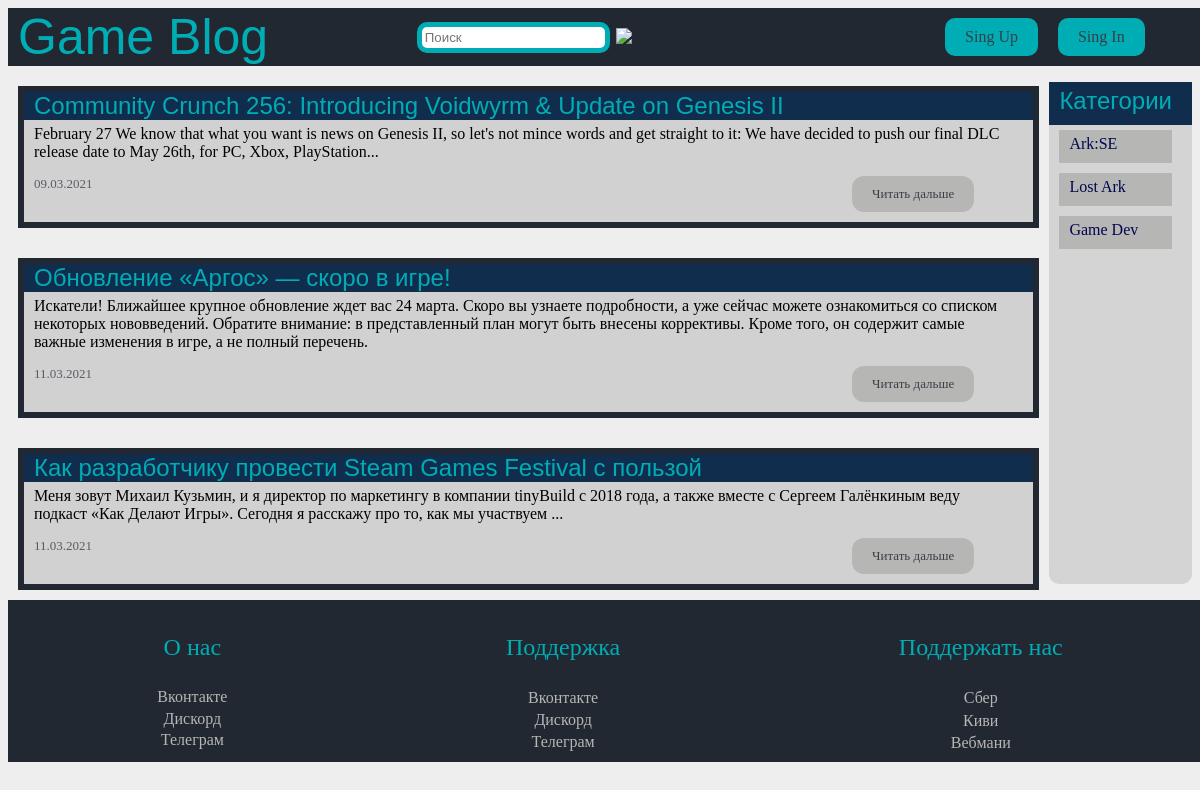
Before: / with the older database file.
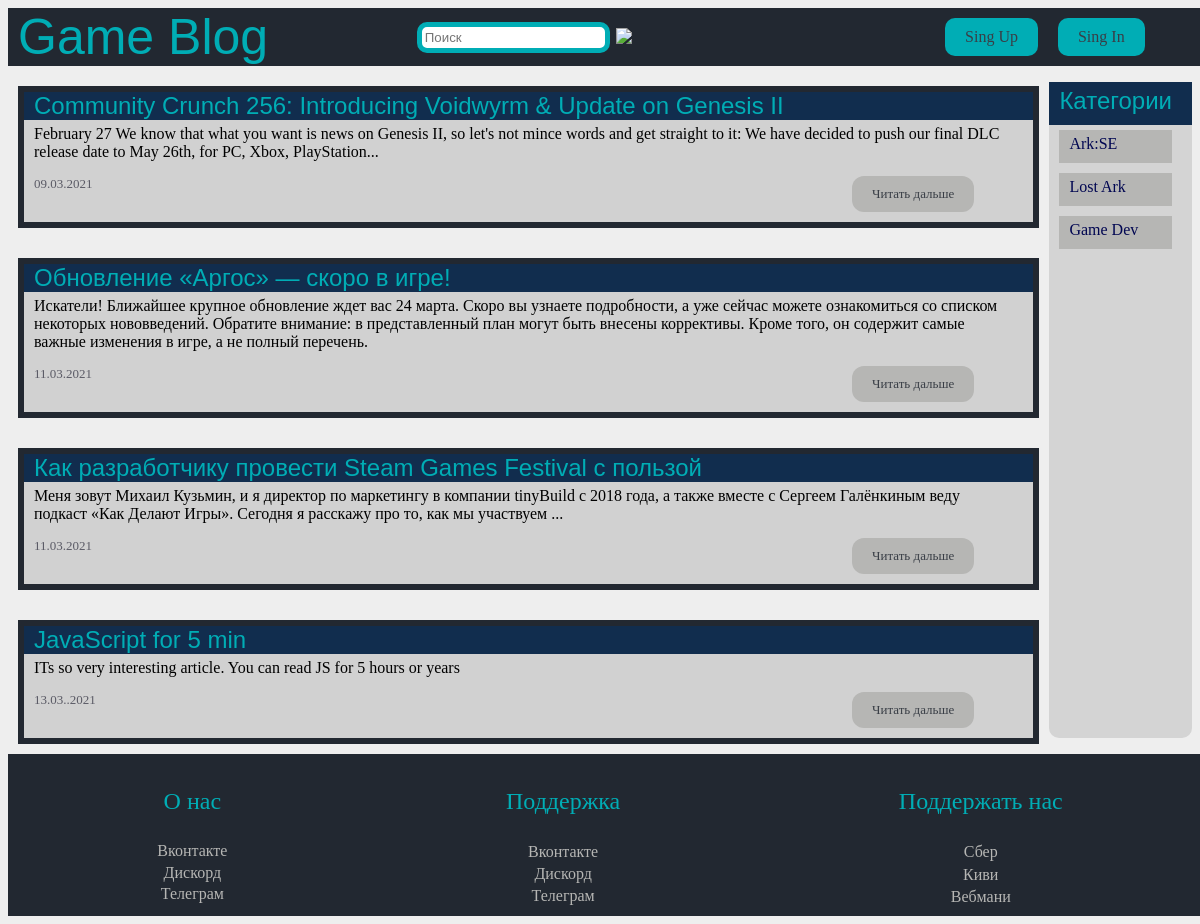
After: the same page with the newer database file.
### database.py (models this page shows)
class Article(db.Model):
    id = db.Column(db.Integer, primary_key=True, autoincrement=True)
    title = db.Column(db.String(70), nullable=True)
    body = db.Column(db.String(70), nullable=True, unique=True)
    date = db.Column(db.String(70), nullable=True)
    big = db.Column(db.Boolean, default=True)
    img = db.Column(db.Boolean, default=False)
    img_url = db.Column(db.String(70))
    author_id = db.Column(db.Integer, db.ForeignKey('users.id'))
    category_id = db.Column(db.Integer, db.ForeignKey('categories.id'))
    author = db.relationship('Users', backref=db.backref('articles', lazy=True))
    category = db.relationship('Categories', backref=db.backref('articles', lazy=True))

class Categories(db.Model):
    id = db.Column(db.Integer, primary_key=True, autoincrement=True)
    name = db.Column(db.String, nullable=True)

### app.py (the view)
@app.route('/')
def homepage():
    articles = Article.query.all()
    categories = Categories.query.all()
    return render_template('index.html', articles=articles, categories=categories)

### templates/index.html (shortened to what this page needs)
{% extends "base.html" %}
{% block content %}
    {% for article in articles %}
        <article>
            <div class="head">
                {{ article.title }}
            </div>
            <div class="text-block">
                {% if article.big %}
                    {{ article.body[0:200]+'...' }}
                {% else %}
                    {{ article.body }}
                {% endif %}
            </div>
            <div class="footer">
                <date>{{ article.date }}</date>
                <a href="{{ url_for('article', art=article.id) }}">Читать дальше</a>
            </div>
        </article>
    {% endfor %}
{% endblock %}

### templates/base.html (shortened to what this page needs)
<!DOCTYPE html>
<html lang="ru">
<head>
    <link rel="stylesheet" href={{ url_for('static', filename='style.css') }}>
</head>
<body>
<header>
    <a href="{{ url_for('homepage') }}" class="logo">Game Blog</a>
    <form action="{{ url_for('search') }}">
        <input name="text" class="search" type="search" placeholder="Поиск" aria-label="Поиск">
        <button type="submit">
            <img src="https://img.icons8.com/material-sharp/24/000000/search.png"/>
        </button>
    </form>
    <but>
        <a class="buttons" href={{ url_for('singup') }}>Sing Up</a>
        <a class="buttons" href={{ url_for('singin') }}>Sing In</a>
    </but>
</header>
<main>
    <div class="articles_list">
        {% block content %}
        {% endblock %}
    </div>
    <ul class="categories">
        <li class="header">
            Категории
        </li>
        {% for categoria in categories %}
            <li class="dropdown">
                <a href=" {{ url_for('categor', cat=categoria.id) }} ">{{ categoria.name }}</a>
            </li>
        {% endfor %}
    </ul>
</main>
<footer>
    <div class="block-footer">
        <p>О нас</p>
        <div class="lin"><a href="#">Вконтакте</a></div>
        <div class="lin"><a href="#">Дискорд</a></div>
        <div class="lin"><a href="#">Телеграм</a></div>
    </div>
    <div class="block-footer">
        <p>Поддержка</p>
        <div class="lin"><a href="#">Вконтакте</a></div>
        <div class="lin"><a href="#">Дискорд</a></div>
        <div class="lin"><a href="#">Телеграм</a></div>
    </div>
    <div class="block-footer">
        <p>Поддержать нас</p>
        <div class="lin"><a href="#">Сбер</a></div>
        <div class="lin"><a href="#">Киви</a></div>
        <div class="lin"><a href="#">Вебмани</a></div>
    </div>
</footer>
</body>
</html>

### static/style.css (style rules this page uses)
body { background-color: #EEEEEE; }
header { top: 0; left: 0; width: 100%; margin: auto; padding-left: 10px; background-color: #222831; display: flex; min-height: auto; }
header a { text-decoration: none; }
.logo { color: #00ADB5 !important; font-size: 50px; font-family: Dubai, sans-serif; }
header .buttons { padding: 10px 20px 10px 20px; background-color: #00ADB5; border-radius: 10px; margin: 10px; }
but { display: flex; align-items: center; margin-right: 4%; margin-left: auto; }
.categories { border-radius: 10px; border: 2px #112D4E; padding: 0; margin-right: 0; margin-left: auto; background-color: #696A6C33; }
.categories li { padding: 5px 20px 10px 10px; margin: 5px 20px 10px 10px; background-color: #b6b6b4; list-style-type: none; }
main { display: flex; }
.articles_list { display: flex; flex-direction: column; }
.categories .header { color: #00ADB5; font-size: x-large; font-family: Calibri, sans-serif; margin: 0 0 0 0; padding: 5px 20px 10px 10px !important; background-color: #112D4E; }
.categories li a { text-decoration: none; color: #000651; }
article { border: 6px solid #222831; margin: 20px 10px 10px 10px; display: block; background: rgba(91, 91, 91, 0.2); }
article .head { color: #00ADB5; padding-left: 10px; font-family: Calibri, sans-serif; font-size: x-large; background: #112D4E; }
article .text-block { display: block; padding: 5px 20px 10px 10px; font-size: medium; }
article .footer { display: flex; color: rgba(12, 12, 30, 0.6); font-size: small; padding: 5px 20px 10px 10px; }
footer { width: 100%; justify-content: center; padding: 10px; background: #222831; color: #00ADB5; display: flex; }
.block-footer { flex-grow: 1; text-align: center; display: flex; flex-direction: column; }
footer a { margin-top: 1%; display: block; text-decoration: none; color: #b6b6b4; }
footer p { font-size: x-large; }
article .footer a { color: #393E46; align-items: center; margin-right: 4%; padding: 10px 20px 10px 20px; background-color: #b6b6b4; margin-left: auto; display: block; border-radius: 12px; text-decoration: none; }
a { color: #393E46; text-decoration: none; }
header form { display: flex; margin-left: auto; margin-right:auto; }
header form input { margin: auto; padding: 3px; outline: none; box-sizing: border-box; border: 5px solid #00ADB5; border-radius: 10px; }
header form button { background: #222831; border: #00ADB5; }

Changed rows visible on the page:
added Article: title "JavaScript for 5 min", body "ITs so very interesting article. You can read JS for 5 hours or years", date "13.03..2021"
